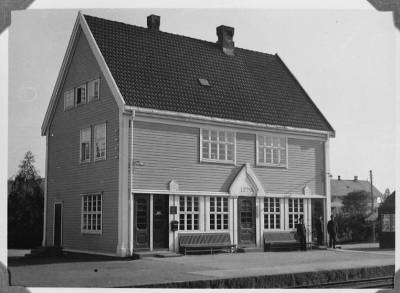
%> input picture lena_r92-053-04.jpg, 400 x 293 px
$ octave BlockByBlockRosin.m   (GNU Octave 9; MATLAB toolbox functions it lacks are replaced by stand-ins)
%> lines starting %> are read from the running program, lines starting %| are printed output that depends on the picture
### resizeandcrop.m
% Resize and crop image so it becomes a square image with size that's a multiple of N.
function result = resizeandcrop(I, N)

% Assumes that the image is larger than N x N and width >= height
[width, height, color]=size(I);
new_width = N* floor(width/N); % round down to nearest multiple of 24 = 3 * 8
new_height = floor(height/width * new_width); % resize height according to new width
resized = imresize(I, [new_width, new_height]);
pixels_to_crop = (new_height - new_width)/2; % crop same amount on both sides
result = imcrop(resized, [pixels_to_crop, 0, new_width, new_width]);

### otsurosin.m
% function that runs Rosin's method (iterative Otsu) on an image, assuming the object is
% darker
function Image = otsurosin(I, T1)

T1 = greythresh2(I);
T2 = greythresh2(I, T1);
BW = im2bw(I, T2);
imshow(BW)
CMap = [1, 0, 0;  0, 1, 0];
Image  = ind2rgb(BW, CMap);

### greythresh2.m
function level = greythresh2(I, T1)
%   Modified the graythresh method to add an optional threshold which
%   limits the range of levels we run the Otsu method on.
%
%   GRAYTHRESH Compute global image threshold using Otsu's method.
%   LEVEL = GRAYTHRESH(I) computes a global threshold (LEVEL) that can be
%   used to convert an intensity image to a binary image with IM2BW. LEVEL
%   is a normalized intensity value that lies in the range [0, 1].
%   GRAYTHRESH uses Otsu's method, which chooses the threshold to minimize
%   the intraclass variance of the thresholded black and white pixels.
%
%   Class Support
%   -------------
%   The input image I can be of class uint8, uint16, or double.  LEVEL
%   is a double scalar.
%
%   Example
%   -------
%       I = imread('blood1.tif');
%       level = graythresh(I);
%       BW = im2bw(I,level);
%       imshow(BW)
%
%   See also IM2BW.

%   Copyright 1993-2001 The MathWorks, Inc.
%   $Revision: 1.7 $  $Date: 2001/02/28 20:43:54 $

% Reference:
% N. Otsu, "A Threshold Selection Method from Gray-Level Histograms,"
% IEEE Transactions on Systems, Man, and Cybernetics, vol. 9, no. 1,
% pp. 62-66, 1979.

if (~isa(I,'uint8') & ~isa(I,'double') & ~isa(I,'uint16'))
    error('Input image must be uint8, uint16, or double.')
end

% Convert all N-D arrays into a single column.  Convert to uint8 for
% fastest histogram computation.
I = im2uint8(I(:));

num_bins = 256;
old_num_bins = num_bins;
previous_thresh_value = 0;
counts = imhist(I,num_bins);

% Variables names are chosen to be similar to the formulas in
% the Otsu paper.
if nargin == 2
    previous_thresh_value_float = T1 * (num_bins-1);
    previous_thresh_value = ceil(previous_thresh_value_float);
    if previous_thresh_value == 0
        previous_thresh_value = 1; % handle case where every pixel is 0
    end
    counts = counts(previous_thresh_value:end);
    num_bins = num_bins - previous_thresh_value + 1;
end

p = counts / sum(counts);
omega = cumsum(p);
mu = cumsum(p .* (1:num_bins)');
mu_t = mu(end);

% Save the warning state and disable warnings to prevent divide-by-zero
% warnings.
state = warning;
warning off;
sigma_b_squared = (mu_t * omega - mu).^2 ./ (omega .* (1 - omega));

% Restore the warning state.
warning(state);

% Find the location of the maximum value of sigma_b_squared.
% The maximum may extend over several bins, so average together the
% locations.  If maxval is NaN, meaning that sigma_b_squared is all NaN,
% then return 0.
maxval = max(sigma_b_squared);
if isfinite(maxval)
    idx = mean(find(sigma_b_squared == maxval));

    % Normalize the threshold to the range [0, 1].
    level = (idx + previous_thresh_value - 1) / (old_num_bins - 1);
else
    level = 0.0;
end

### BlockByBlockRosin.m
% Subdivide each image in to 3x3 and 8x8 blocks, then run Rosin on them

image_bw = imread('lena_r92-053-04.jpg');
%> image_bw is the input picture: size 293x400x3 uint8; min 0, max 244, mean 127.6
image_color = imread('Lena_stasjon.jpg');
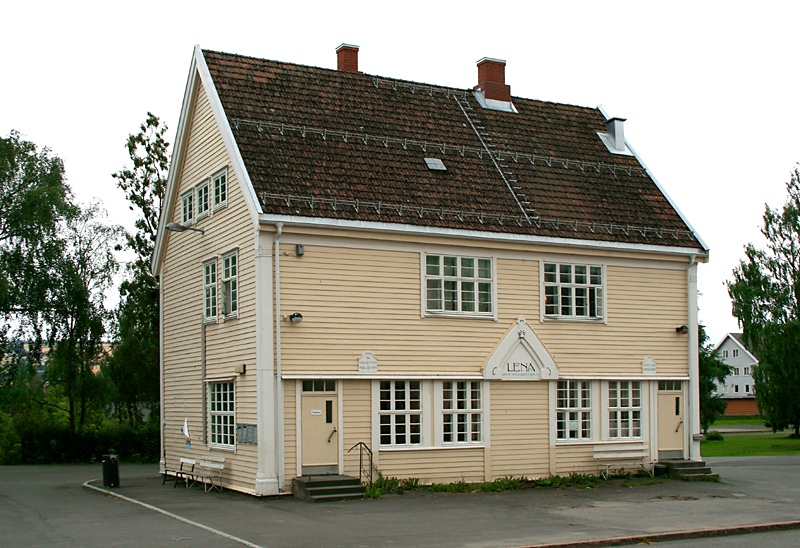
%> input picture Lena_stasjon.jpg, 800 x 548 px
%> image_color is the input picture: size 548x800x3 uint8; mean R, G, B 143.9, 142.8, 129

%% Resize and crop image so it becomes a square image with size that's a multiple of 24.
% Assumes that the image is larger than 24 x 24
cropped_bw = resizeandcrop(image_bw, 24);
%> in resizeandcrop, `resized = imresize(I, [new_width, new_height]);`:
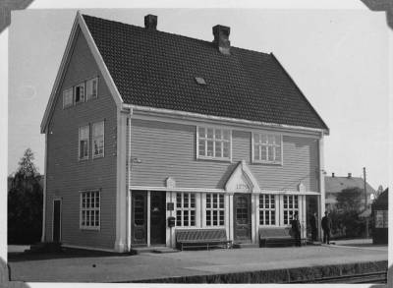
%> resized: size 288x393x3 uint8; min 3, max 241, mean 127.6
%> in resizeandcrop, `result = imcrop(resized, [pixels_to_crop, 0, new_width, new_width]);`:
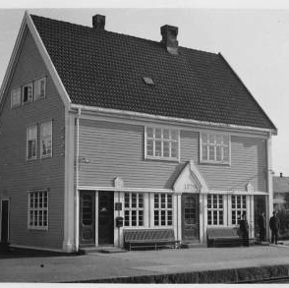
%> result: size 288x289x3 uint8; min 3, max 240, mean 117.9
cropped_color = resizeandcrop(image_color, 24);
%> call 2 of resizeandcrop, with N = 24
%> in resizeandcrop (call 2), `resized = imresize(I, [new_width, new_height]);`:
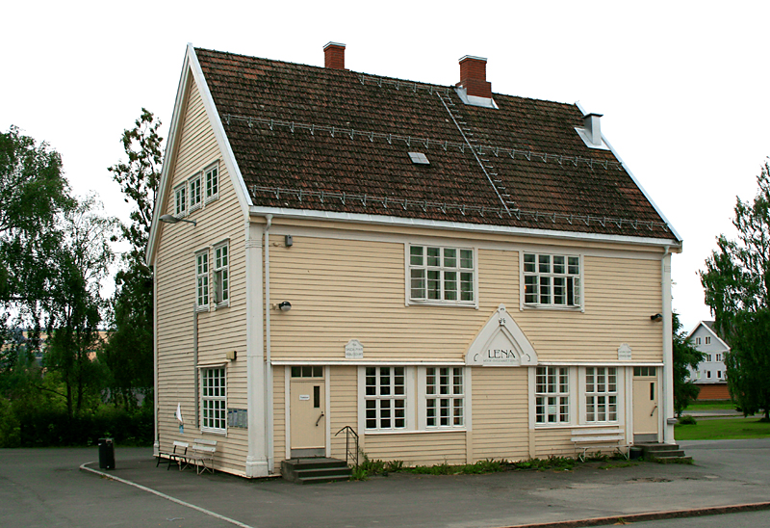
%> resized: size 528x770x3 uint8; mean R, G, B 143.9, 142.8, 129
%> in resizeandcrop (call 2), `result = imcrop(resized, [pixels_to_crop, 0, new_width, new_width]);`:
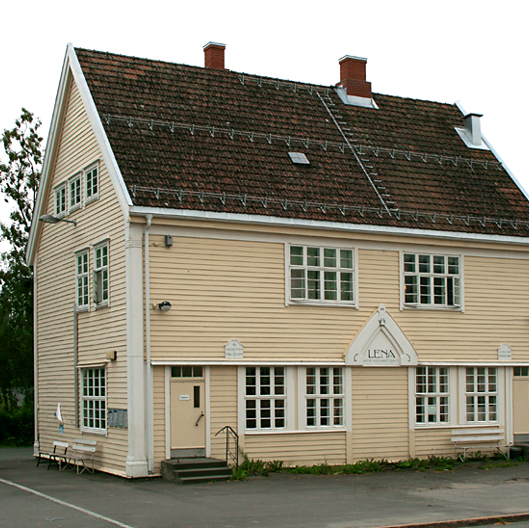
%> result: size 528x529x3 uint8; mean R, G, B 142.1, 137.7, 122.7
%> the run ends on the next line

imshow(cropped_bw);
figure
imshow(cropped_color);
figure

%% Do block-by-block processing
fun = @(block_struct) otsurosin(block_struct.data);

bw8x8 = blockproc(cropped_bw,[8 8],fun);
